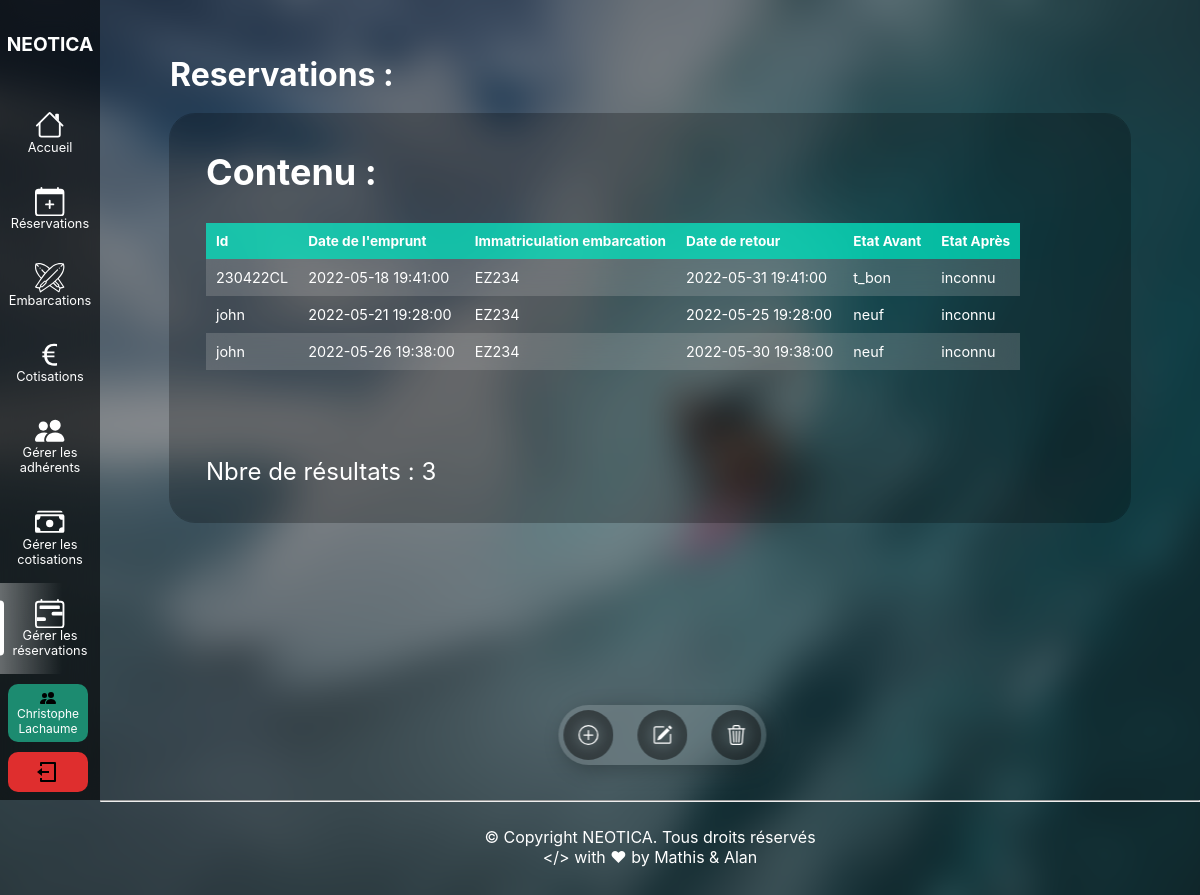
Page /pages/gestion-des-reservations.php (signed in) on the committed database.
### tables this page shows
CREATE TABLE IF NOT EXISTS `emprunt` (
  `id` varchar(10) NOT NULL,
  `date_empr` datetime NOT NULL,
  `imm_emb` varchar(10) NOT NULL,
  `date_retour_empr` datetime NOT NULL,
  `etat_retour_empr` varchar(10) NOT NULL,
  `etat_debut_empr` varchar(10) NOT NULL,
  PRIMARY KEY (`id`,`date_empr`,`imm_emb`),
  KEY `EMPRUNT_EMBARCATION1_FK` (`imm_emb`)
);

### controllers/afficheTableEmprunts.php (the view, shortened to what this page needs)
<?php
$query = 'SELECT * FROM `emprunt`;';
$result = $bdd->query($query);
echo "<table border=\"1\">";
echo "<tr><th>Id</th> <th>Date de l'emprunt</th> <th>Immatriculation embarcation</th> <th>Date de retour</th> <th>Etat Avant</th> <th>Etat Après</th></tr>";
while ($ligne = $result->fetch()) {
    echo "<tr>";
    echo "<td> " . $ligne['id'] . "</td>";
    echo "<td> " . $ligne['date_empr'] . "</td>";
    echo "<td> " . $ligne['imm_emb'] . "</td>";
    echo "<td> " . $ligne['date_retour_empr'] . "</td>";
    echo "<td> " . $ligne['etat_debut_empr'] . "</td>";
    echo "<td> " . $ligne['etat_retour_empr'] . "</td>";
    echo "</tr>";
}
echo "</table>";

### assets/style/style.css (style rules this page uses)
html { scroll-behavior: smooth; }
body { font-family: -apple-system, BlinkMacSystemFont, "Segoe UI", Roboto, Oxygen, Ubuntu, Cantarell, "Open Sans", "Helvetica Neue", sans-serif; max-width: 100%; min-height: 100vh; color: white; background-color: #333333; background-image: url(../img/bg.png); background-position: center; background-repeat: no-repeat; background-size: cover; background-attachment: fixed; -webkit-transition: color 300ms ease-in-out; transition: color 300ms ease-in-out; z-index: -1; overflow-x: hidden; }
.table-container table { border-collapse: collapse; border: none; color: var(--font-color); max-width: 100%; font-size: 0.85em; white-space: nowrap; }
.table-container table th { background-color: rgba(0, 255, 213, 0.651); color: white; text-align: left; padding: 10px; border: none; font-size: 0.85rem; }
.table-container table tr { border: none; }
.table-container table tr:nth-child(even) { background-color: #c9c9c93a; -webkit-backdrop-filter: blur(10px); backdrop-filter: blur(10px); }
.table-container table td { padding: 10px; border: none; font-size: 0.9rem; }

### rows in the picture
emprunt: id "230422CL", date_empr "2022-05-18 19:41:00", imm_emb "EZ234", date_retour_empr "2022-05-31 19:41:00", etat_debut_empr "t_bon", etat_retour_empr "inconnu"
emprunt: id "john", date_empr "2022-05-21 19:28:00", imm_emb "EZ234", date_retour_empr "2022-05-25 19:28:00", etat_debut_empr "neuf", etat_retour_empr "inconnu"
emprunt: id "john", date_empr "2022-05-26 19:38:00", imm_emb "EZ234", date_retour_empr "2022-05-30 19:38:00", etat_debut_empr "neuf", etat_retour_empr "inconnu"

### other values in the picture
$_SESSION['prenom'] "Christophe"
$_SESSION['nom'] "Lachaume"
$result->rowCount() "3"
